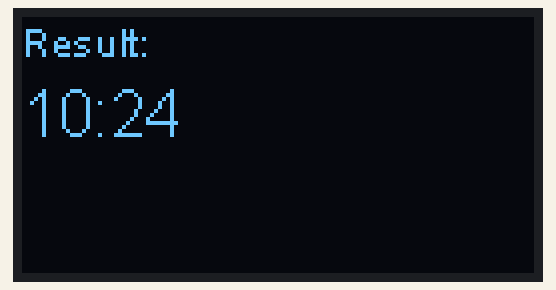
Bench run of a sketch on a simulated ESP8266 (NodeMCU). On the bench: 128×64 one-colour display. WiFi joins after 1.5 s; servers stay silent unless stated; the local clock reads 2024-03-15 10:24:30 at power-on unless the sketch sets it; web services answer with replies made up by the test bench; not simulated (calls return 0 or success): credentials.h. At 5.4 s the program puts the board to deep sleep or switches it off; the recording ends there.

Above: at 0.5 s.

The sketch:

SSD1306_WIFI_Deepsleep.ino
```cpp
#include <Wire.h>  // Only needed for Arduino 1.6.5 and earlier
#include <SPI.h>
#include <Adafruit_GFX.h>
#include <SSD1306.h>
#include <ESP8266WiFi.h>
#include <ESP8266HTTPClient.h>
#include <WiFiClientSecure.h>
#include <ArduinoJson.h>
#include "credentials.h"


SSD1306 display(0x3c, 0, 2);

const char ssid[] = WIFI_SSID_EV;
const char password[] = WIFI_PASSWORD_EV;
const char *host = "https://timeapi.io/api/Time/current/zone?timeZone=Turkey";  //We read the data from this host
int port = 443;

String Data_Raw;
WiFiClientSecure client;
HTTPClient http;

void setup() {
  display.displayOn();
  display.init();
  display.flipScreenVertically();
  display.setFont(ArialMT_Plain_10);
  display.drawString(33, 33, "Connecting to");
  display.drawString(20, 42, ssid);
  display.display();
  WiFi.begin(ssid, password);
}
void loop() {
  if (WiFi.status() == WL_CONNECTED) {
    display.clear();
    display.setFont(ArialMT_Plain_10);
    display.drawString(35, 33, "Connected!");
    display.drawString(20, 42, "IP: " + WiFi.localIP().toString());
    display.display();
  }

  client.setInsecure();  //the magic line, use with caution
  client.connect(host, port);
  // client.setFingerprint(fingerprint);
  http.begin(client, host);
  // https.addHeader("Content-Type", "application/json");
  int httpCode = http.GET();
  if (httpCode > 0) {
    if (httpCode == HTTP_CODE_OK || httpCode == HTTP_CODE_MOVED_PERMANENTLY) {
      Data_Raw = http.getString();
    }

    StaticJsonDocument<384> doc;
    DeserializationError error = deserializeJson(doc, Data_Raw);
    const char *time = doc["time"];  // "01:50"
    display.clear();
    display.setTextAlignment(TEXT_ALIGN_LEFT);
    display.setFont(ArialMT_Plain_10);
    display.drawString(0, 0, "Result: ");
    display.setFont(ArialMT_Plain_16);
    display.drawString(0, 15, time);
    display.display();
    http.end();
    delay(5000);
    display.displayOff();
    ESP.deepSleep(15 * 1000000);
  }
}
```

Measured:
- what the display in image 0 shows lasts 5.0 s, from 0.4 s to 5.4 s
